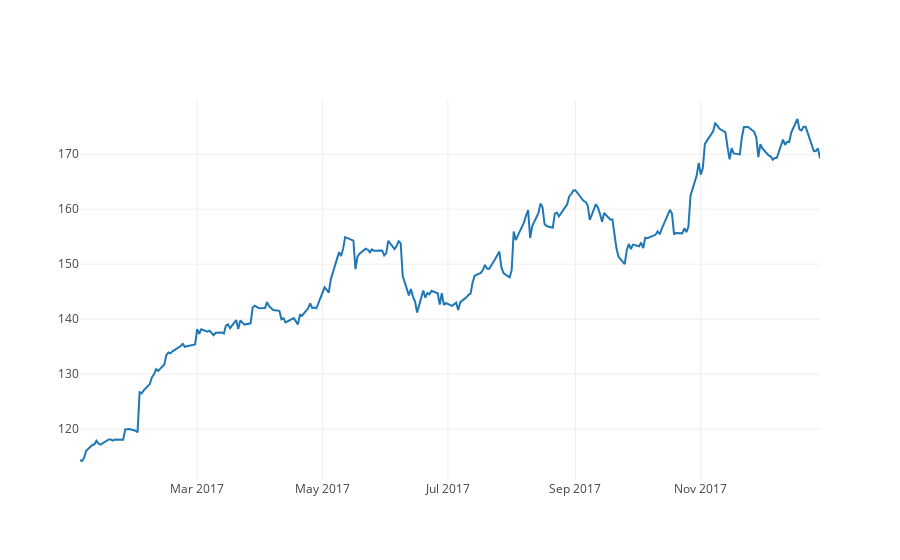

Notebook code cell kept with this figure:
### Markdown cell above
#### Plotting the Adjusted Close Price of a single equity

### Code cell
trace = go.Scatter(
    x = data.index,
    y = data['Adj_Close']
)

equity_plot = [trace]

py.iplot(equity_plot, filename='basic-line')

### Figure 1 — Plotly figure (JSON) as saved in the notebook; plotly's stock layout.template omitted (floating-point values rounded to 4 significant figures; data arrays with more than 128 entries replaced by an {"elided": "..."} marker saying what was removed)
{"data": [{"type": "scatter", "x": {"elided": "251 str values"}, "y": {"elided": "251 float values"}}], "layout": {}}
